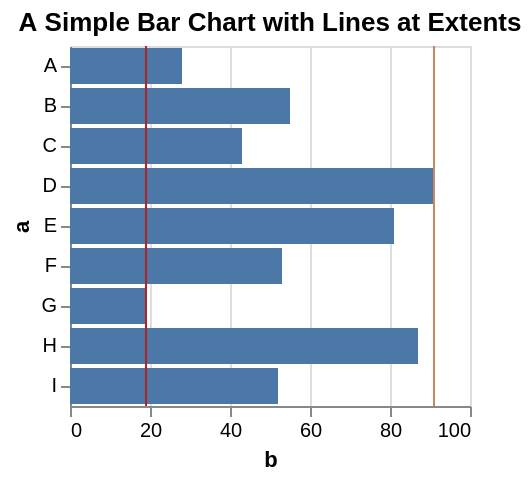

Express this chart as Vega-Lite.
### Vega specification from a JSON file in a GitHub repository (floating-point values rounded to 4 significant figures)
{"$schema": "https://vega.github.io/schema/vega/v5.json", "background": "white", "padding": 5, "width": 200, "title": {"text": "A Simple Bar Chart with Lines at Extents", "frame": "group"}, "style": "cell", "data": [{"name": "source_0", "values": [{"a": "A", "b": 28}, {"a": "B", "b": 55}, {"a": "C", "b": 43}, {"a": "D", "b": 91}, {"a": "E", "b": 81}, {"a": "F", "b": 53}, {"a": "G", "b": 19}, {"a": "H", "b": 87}, {"a": "I", "b": 52}]}, {"name": "data_0", "source": "source_0", "transform": [{"type": "extent", "field": "b", "signal": "b_extent"}]}, {"name": "data_1", "source": "data_0", "transform": [{"type": "stack", "groupby": ["a"], "field": "b", "sort": {"field": [], "order": []}, "as": ["b_start", "b_end"], "offset": "zero"}, {"type": "filter", "expr": "isValid(datum[\"b\"]) && isFinite(+datum[\"b\"])"}]}], "signals": [{"name": "y_step", "value": 20}, {"name": "height", "update": "bandspace(domain('y').length, 0.1, 0.05) * y_step"}], "marks": [{"name": "layer_0_marks", "type": "rect", "style": ["bar"], "from": {"data": "data_1"}, "encode": {"update": {"fill": {"value": "#4c78a8"}, "ariaRoleDescription": {"value": "bar"}, "description": {"signal": "\"b: \" + (!isValid(datum[\"b\"]) || !isFinite(+datum[\"b\"]) ? \"\" + datum[\"b\"] : format(datum[\"b\"], \"\")) + \"; a: \" + (\"\" + datum[\"a\"])"}, "x": {"scale": "x", "field": "b_end"}, "x2": {"scale": "x", "field": "b_start"}, "y": {"scale": "y", "field": "a"}, "height": {"signal": "max(0.25, bandwidth('y'))"}}}}, {"name": "layer_1_marks", "type": "rule", "style": ["rule"], "from": {"data": "data_0"}, "encode": {"update": {"stroke": {"value": "firebrick"}, "x": {"signal": "scale('x', b_extent[0])"}, "y": {"value": 0}, "y2": {"field": {"group": "height"}}}}}, {"name": "layer_2_marks", "type": "rule", "style": ["rule"], "from": {"data": "data_0"}, "encode": {"update": {"stroke": {"value": "#ca8861"}, "x": {"signal": "scale('x', b_extent[1])"}, "y": {"value": 0}, "y2": {"field": {"group": "height"}}}}}], "scales": [{"name": "x", "type": "linear", "domain": {"data": "data_1", "fields": ["b_start", "b_end"]}, "range": [0, {"signal": "width"}], "nice": true, "zero": true}, {"name": "y", "type": "band", "domain": {"data": "data_1", "field": "a", "sort": true}, "range": {"step": {"signal": "y_step"}}, "paddingInner": 0.1, "paddingOuter": 0.05}], "axes": [{"scale": "x", "orient": "bottom", "gridScale": "y", "grid": true, "tickCount": {"signal": "ceil(width/40)"}, "domain": false, "labels": false, "aria": false, "maxExtent": 0, "minExtent": 0, "ticks": false, "zindex": 0}, {"scale": "x", "orient": "bottom", "grid": false, "title": "b", "labelFlush": true, "labelOverlap": true, "tickCount": {"signal": "ceil(width/40)"}, "zindex": 0}, {"scale": "y", "orient": "left", "grid": false, "title": "a", "zindex": 0}]}
